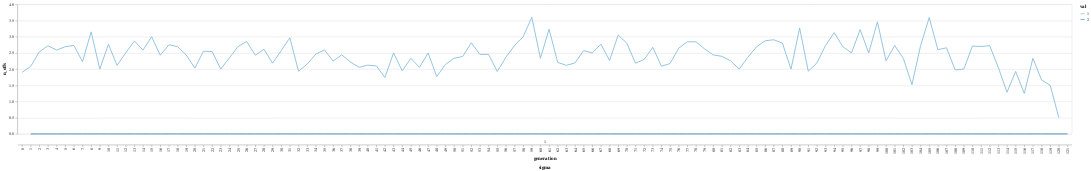

Notebook code cell kept with this figure:
### Code cell
import altair as alt
chart = alt.Chart(resultss_rank.reset_index()).mark_line().encode(
    x=alt.X("generation:O"), #, title=None, axis=alt.Axis(labels=False, ticks=False), scale=alt.Scale(padding=1)
    y=alt.Y("n_offs:Q"), 
    color="val:O",
    row=alt.Row('sigma:O', header=alt.Header(orient='bottom'))#sort=['Thur','Fri','Sat','Sun'],
 )
    #.properties(
#     width=100
# ).configure_facet(
#     spacing=0
# ).configure_view(
#     stroke=None
# )
chart

### Figure 1 — Vega-Lite specification as saved in the notebook (floating-point values rounded to 4 significant figures; data arrays with more than 128 entries replaced by an {"elided": "..."} marker saying what was removed)
{"config": {"view": {"continuousWidth": 400, "continuousHeight": 300}}, "data": {"name": "data-332c5a99b638d522586da9b6720cd4e6"}, "mark": "line", "encoding": {"color": {"type": "ordinal", "field": "val"}, "row": {"type": "ordinal", "field": "sigma", "header": {"orient": "bottom"}}, "x": {"type": "ordinal", "field": "generation"}, "y": {"type": "quantitative", "field": "n_offs"}}, "$schema": "https://vega.github.io/schema/vega-lite/v4.8.1.json", "datasets": {"data-332c5a99b638d522586da9b6720cd4e6": {"elided": "242 records"}}}
